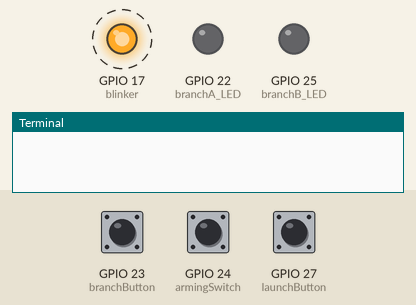
Simulated run of this program. Board: Raspberry Pi (BCM pin numbers). Parts: output pins drawn as LEDs (lit = HIGH), the last lines printed to the terminal. Dashed ring = blinking. Inputs (shaded band) come from the test bench; at power-on: GPIO 27 (launchButton) HIGH, GPIO 23 (branchButton) HIGH, GPIO 24 (armingSwitch) HIGH. The clock reads 2024-03-15 10:24:30 at power-on unless the program sets it.

Above: at 1.25 s.
1.3 s: GPIO 27 (launchButton) pulled LOW for 0.75 s
At 1.6 s:
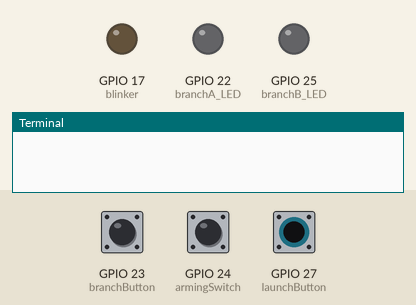
At 7.2 s:
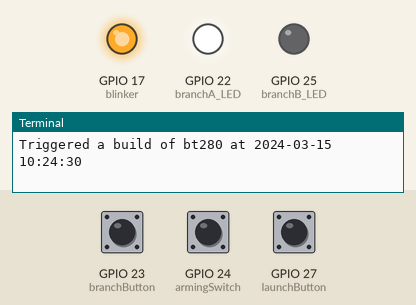
Timing chart, 0 to 13.8 s (numbered marks = the images above; inputs shaded):
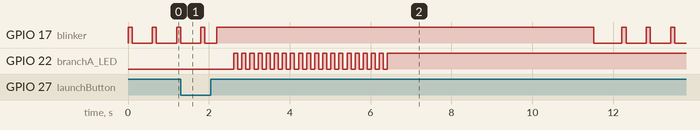

Measured:
- after the input at 1.3 s, GPIO 22 (branchA_LED): alternates HIGH for 0.10 s and LOW for 0.10 s, 39 changes in all, then stays HIGH, starting after 1.3 s

The program:

launchButton.py
```python
#!/usr/bin/env python

try:
        import time
        from time import sleep
        import datetime
        import os
        import RPi.GPIO as GPIO

        # BLINK CYCLE ENDING WITH LED OFF
        def Blink(pin):
                GPIO.output(pin,GPIO.HIGH)
                sleep(.1)
                GPIO.output(pin,GPIO.LOW)
                sleep(.1)
                return

        # BLINK CYCLE ENDING WITH LED ON
        def AltBlink(pin):
                for i in range(0, 20):
                        GPIO.output(pin,GPIO.LOW)
                        sleep(.1)
                        GPIO.output(pin,GPIO.HIGH)
                        sleep(.1)
                return

        # TRIGGER A BUILD WITH buildA.xml OR buildB.xml DEPENDING ON THE INPUT
        def runTheBuild(targetBranch):
                # REPLACE ITEMS INSIDE SQUARE BRACKETS WITH YOUR CREDS
                GPIO.output(blinker,GPIO.HIGH)
                print('Triggered a build of ' + targetBranch + ' at ' + renderedTime)
                if ( targetBranch == branchATarget ):
                        os.system("curl -v -u [USERNAME]:[PASSWORD] http://[TEAMCITY URL]/app/rest/buildQueue --request POST --header \"Content-Type:application/xml\" --data-binary @buildA.xml")
                        AltBlink(branchA_LED)
                else :
                        os.system("curl -v -u [USERNAME]:[PASSWORD] http://[TEAMCITY URL]/app/rest/buildQueue --request POST --header \"Content-Type:application/xml\" --data-binary @buildB.xml")
                        AltBlink(branchB_LED)
                sleep(5)
                GPIO.output(blinker,GPIO.LOW)

        # GPIO PINS FOR INTERACTIONS (BCM)
        blinker = 17
        armingSwitch = 24
        launchButton = 27
        branchButton = 23
        branchA_LED = 22
        branchB_LED = 25

        # BUILD IDS FOR TEAMCITY
        intID = "bt280"
        qaID = "bt390"
        approvalID = "bt443"
        stageID = "bt398"
        prodID = "bt399"

        # SET YOU BRANCH TARGET TO PREVIOUSLY DEFINED BUILD IDS
        branchATarget = intID
        branchBTarget = approvalID

        # SET THE DEFAULT BRANCH TARGET
        targetBranch = branchATarget

        # GPIO SETUP
        GPIO.setmode(GPIO.BCM)
        GPIO.setup(launchButton, GPIO.IN, pull_up_down=GPIO.PUD_UP)
        GPIO.setup(armingSwitch, GPIO.IN, pull_up_down=GPIO.PUD_UP)
        GPIO.setup(blinker, GPIO.OUT)
        GPIO.setup(branchButton, GPIO.IN)
        GPIO.setup(branchA_LED, GPIO.OUT)
        GPIO.setup(branchB_LED, GPIO.OUT)

        ts = time.time()
        renderedTime = datetime.datetime.fromtimestamp(ts).strftime('%Y-%m-%d %H:%M:%S')

        while True:
                launchButtonState = GPIO.input(launchButton)
                branchButtonState = GPIO.input(branchButton)

                if ( GPIO.input(armingSwitch) == True ):
                        armed = True
                        #print("armed")
                        Blink(blinker)
                else:
                        armed = False
                        #print("unarmed")

                # BRANCH SWITCHING
                if ( branchButtonState == 0 ):
                        if ( targetBranch == branchATarget ):
                                targetBranch = branchBTarget
                                GPIO.output(branchA_LED,GPIO.LOW)
                                GPIO.output(branchB_LED,GPIO.HIGH)
                                print("Switched to BranchB")
                                print(targetBranch)
                        elif ( targetBranch == branchBTarget ):
                                targetBranch = branchATarget
                                GPIO.output(branchA_LED,GPIO.HIGH)
                                GPIO.output(branchB_LED,GPIO.LOW)
                                print("Switched to BranchA")
                                print(targetBranch)
                sleep(0.2)

                # BUTTON HANDLING/DEBOUNCING
                if ( armed == True ):
                        if ( launchButtonState == 0 ) and ( targetBranch == branchATarget ):
                                runTheBuild(branchATarget)
                                sleep(0.5)

                        elif ( launchButtonState == 0 ) and ( targetBranch == branchBTarget ):
                                runTheBuild(branchBTarget)
                                sleep(0.5)
                        sleep(0.1)
                sleep(0.1)


except KeyboardInterrupt:
        GPIO.cleanup()
```
